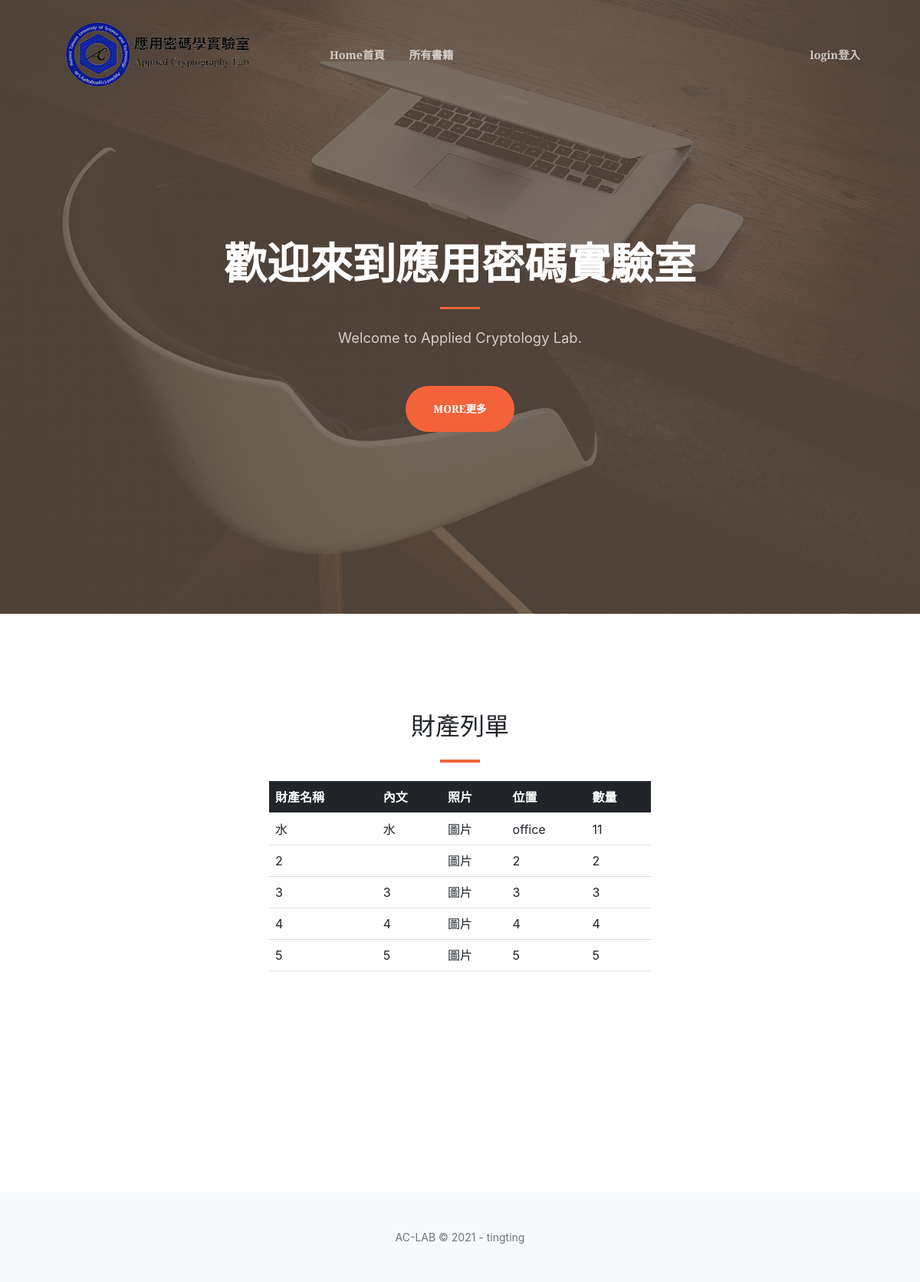
The app's page /, older data.
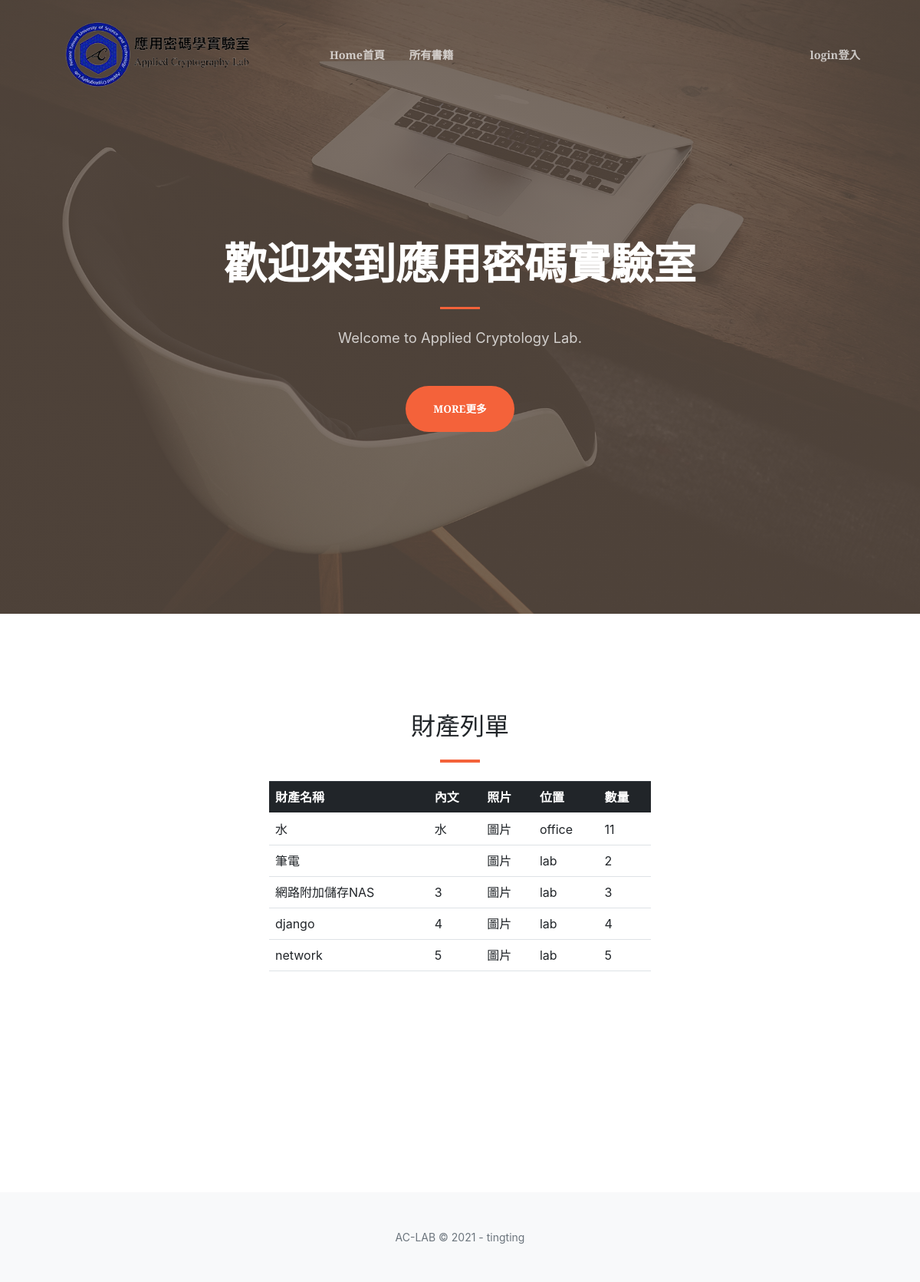
The same page, newer data.
### aclab_productSystem/models.py (models this page shows, shortened)
class Product(models.Model):
    name = models.CharField(verbose_name="財產名稱", max_length=100)  # verbose_name="財產名稱"---改系統內建名稱
    content = models.TextField(blank=True)
    photo = models.ImageField(upload_to='Img/productImg')
    location = models.CharField(max_length=100)
    total = models.CharField(max_length=100)

### aclab_productSystem/views.py (the view)
# urls.py: path('', views.Index, name=""),
def Index(request):
    products = Product.objects.all()  # 取出所有財產data
    return render(request, "index.html", locals())  # 固定的東西

### templates/index.html (shortened to what this page needs)
{% extends 'base.html' %}
{% block body %}
    <head>
        {% load static %}
        <link href="https://cdn.jsdelivr.net/npm/bootstrap-icons@1.5.0/font/bootstrap-icons.css" rel="stylesheet"/>
        <link href="https://cdnjs.cloudflare.com/ajax/libs/SimpleLightbox/2.1.0/simpleLightbox.min.css"
              rel="stylesheet"/>
        <link href="{% static 'css/styles.css' %}" rel="stylesheet"/>
    </head>
    <body id="page-top">
    <header class="masthead">
        <div class="container px-4 px-lg-5 h-100">
            <div class="row gx-4 gx-lg-5 h-100 align-items-center justify-content-center text-center">
                <div class="col-lg-8 align-self-end">
                    <h1 class="text-white font-weight-bold">歡迎來到應用密碼實驗室</h1>
                    <hr class="divider"/>
                </div>
                <div class="col-lg-8 align-self-baseline">
                    <p class="text-white-75 mb-5">Welcome to Applied Cryptology Lab.</p>
                    <a class="btn btn-primary btn-xl" href="#contact">MORE更多</a>
                </div>
            </div>
        </div>
    </header>
    <section class="page-section" id="contact">
        <div class="container px-4 px-lg-5">
            <div class="row gx-4 gx-lg-5 justify-content-center">
                <div class="col-lg-8 col-xl-6 text-center">
                    <h2 class="mt-0">財產列單</h2>
                    <hr class="divider"/>
                </div>
            </div>
            <div class="row gx-4 gx-lg-5 justify-content-center mb-5">
                <div class="col-lg-6">
                    <table class="table">
                        <thead class="thead-dark">
                        <tr>
                            <th scope="col">財產名稱</th>
                            <th scope="col">內文</th>
                            <th scope="col">照片</th>
                            <th scope="col">位置</th>
                            <th scope="col">數量</th>
                        </tr>
                        </thead>
                        <tbody>
                        {% for product in products %}
                            <tr>
                                <td class="productname">{{ product.name }}</td>
                                <td>{{ product.content }}</td>
                                <td>圖片</td>
                                <td>{{ product.location }}</td>
                                <td>{{ product.total }}</td>
                            </tr>
                        {% endfor %}
                        </tbody>
                    </table>
                </div>
            </div>
        </div>
    </section>
    </body>
{% endblock %}

Row changes from the older to the newer data that the page shows:
changed Product (number 2 of 5 on the later page): name "2" → "筆電"; location "2" → "lab"
changed Product: name "3" → "網路附加儲存NAS"; location "3" → "lab"
changed Product: name "4" → "django"; location "4" → "lab"
changed Product: name "5" → "network"; location "5" → "lab"
